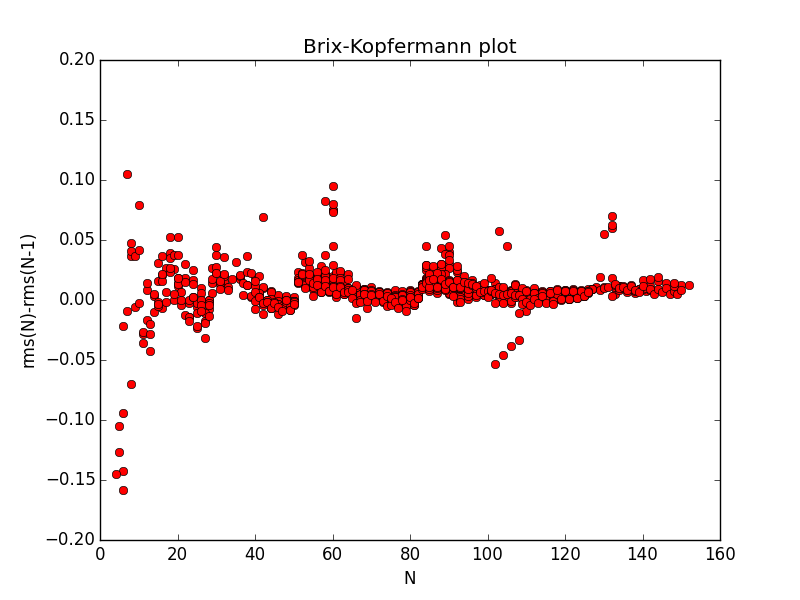

This figure's Python source:
import numpy as np
from matplotlib import pyplot as plt

#Read data and put columns in lists
data = np.loadtxt("rms13.dat",usecols=(0,1,2,3))

Z = data[:,0]
N = data[:,1]
rms = data[:,3]

diff = []
neutr = []
#print(Z)

for i in range(len(N)):                         
    if N[i]>N[i-1]:                           #Only use data from the same element
        delta = rms[i]-rms[i-1]               #calculate delta(rms)
        neutr.append(N[i])
        diff.append(delta)



plt.plot(neutr,diff,'ro')
plt.axis([0,160,-0.2,0.2])
plt.xlabel('N')
plt.ylabel('rms(N)-rms(N-1)')
plt.title('Brix-Kopfermann plot')
plt.savefig('rms.png')
plt.show()

